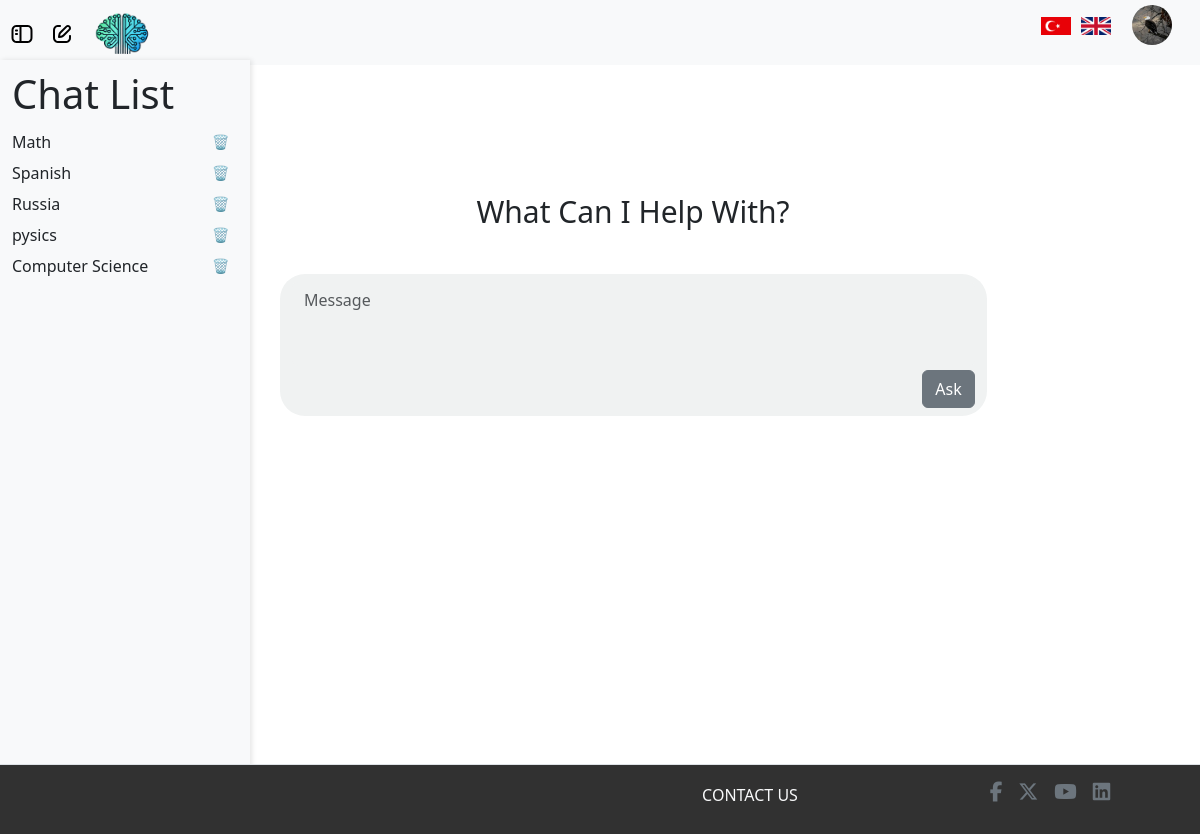
Screenshot of / (signed in) with the database file from the repository.
### models/information.py (models this page shows)
class Information(db.Model):
    id = db.Column(db.Integer, primary_key=True, autoincrement=True)
    user_id = db.Column(db.Integer, db.ForeignKey('user.id'), nullable=False)
    name = db.Column(db.String(50))
    surname = db.Column(db.String(50))
    telephone_number = db.Column(db.String(15))
    birth_date = db.Column(db.Date)
    gender = db.Column(db.String(10))
    address = db.Column(db.String(255))
    language = db.Column(db.String(20))
    profile_image = db.Column(db.String(200), nullable=True)

### models/chat_history.py (models this page shows)
class ChatHistory(db.Model):
    id = db.Column(db.Integer, primary_key=True)
    user_id = db.Column(db.Integer, db.ForeignKey('user.id'), nullable=False)
    topic = db.Column(db.String(100), nullable=False)
    chats = db.Column(MutableList.as_mutable(db.JSON), nullable=True)
    difficulty = db.Column(db.String(100), nullable=False, default="easy")
    timestamp = db.Column(db.DateTime, nullable=False, default=db.func.current_timestamp())
    realchat_count = db.Column(db.Integer, nullable=False, default=0)
    extrachat = db.Column(db.Integer, nullable=False, default=0)
    is_sumbitted = db.Column(db.Boolean, nullable=False, default=False)
    is_quizstarted = db.Column(db.Boolean, nullable=False, default=False)

### routes/home_routes.py (the view)
@home_routes.route("/")
def home_page():
    user_chats = None
    selected_chat = None
    user_information = None
    if current_user.is_authenticated:
        user_information = Information.query.filter_by(user_id=current_user.id).first()
        user_chats = ChatHistory.query.filter_by(user_id=current_user.id).all()
    chat_id = request.args.get("chat_id", type=int)
    if chat_id:
        selected_chat = ChatHistory.query.filter_by(id=chat_id).first()
        if selected_chat.user_id != current_user.id:
            flash('Unathenticated chat is found, you can not enter !!!', 'error')
            return redirect(url_for('home_routes.home_page'))  # Redirect to the homepage if no chat found
        if selected_chat is None:
            flash('Selected chat not found', 'error')
            return redirect(url_for('home_routes.home_page'))  # Redirect to the homepage if no chat found
        else:
            current_user.currentChatID = chat_id
            db.session.commit()
    else:
        current_user.currentChatID = None
        db.session.commit()
    return render_template(
        "index.html",
        user_chats=user_chats,
        selected_chat=selected_chat,
        info=user_information
    )

### processors/babel_processor.py (called while the page is built)
def inject_babel():
    return dict(_=gettext)

def inject_locale():
    return {'get_locale': get_locale}

### server.py (called while the page is built)
@app.before_request
def before_request():
    g.locale = get_locale()  # Store locale in the global g object
    g.timezone = get_timezone()  # Store timezone in the global g object

@login_manager.user_loader
def load_user(user_id):
    return User.query.get(int(user_id))

### utils/language_utils.py (called while the page is built)
def get_locale():
    if 'lang' in request.args:
        lang = request.args.get('lang')
        if lang in ['en', 'tr']:
            session['lang'] = lang
            return session['lang']
    elif 'lang' in session:
        return session.get('lang')
    return request.accept_languages.best_match(['en', 'tr'])

def get_timezone():
    user = getattr(g, 'user', None)
    if user is not None:
        return user.timezone

### templates/index.html (shortened to what this page needs)
{% extends "layouts/layout.html" %} {% block title %}Welcome{% endblock title %}
{% block content %}
<div class="flash-container position-absolute top-0 start-50 translate-middle-x p-3">
</div>
<div class="container" id="chat">
    {% if current_user.is_authenticated %}
    <div class="container-fluid d-flex justify-content-start" id="progressBarr"></div>
    {% else %}
    <div class="container-fluid" id="hiddenContent"></div>
    {% endif %}
    <div class="container-fluid" id="content">
        <h1 class="display-4 text-center mb-4" id="header">
            {{ _('What Can I Help With?') }}
        </h1>
        <div class="container_fluid d-flex w-100">
            <div class="container pt-2 pb-2" id="chatBeginning">
                <form id="messageForm">
                    <div class="mb-1">
                        <textarea class="form-control" id="exampleFormControlTextarea1" rows="3"
                            placeholder="{{ _('Message') }}" required></textarea>
                    </div>
                    <div class="d-flex flex-row-reverse">
                        <button type="submit" class="btn btn-secondary" id="askButton">
                            {{ _('Ask') }}
                        </button>
                    </div>
                </form>
            </div>
        </div>
    </div>
</div>
{% endblock content %}

### templates/layouts/layout.html (shortened to what this page needs)
<!doctype html>
<html lang="en">
<head>
    <link rel="stylesheet" href="https://cdnjs.cloudflare.com/ajax/libs/font-awesome/6.5.1/css/all.min.css">
    <link href="https://cdn.jsdelivr.net/npm/bootstrap@5.3.3/dist/css/bootstrap.min.css" rel="stylesheet" />
    <link href="{{ url_for('static', filename='css/style.css') }}" rel="stylesheet" />
</head>
<body>
    <nav class="navbar navbar-expand-lg navbar-light d-flex bg-light">
        <div class="container-fluid">
            {% if current_user.is_authenticated %}
            <a class="navbar-brand" id="toggle-sidebar"></a>
            <a class="navbar-brand" id="toggle-new-chat" onclick="openTopic(event);"></a>
                <a class="navbar-brand" id="toggle-logo" href="{{ url_for('home_routes.home_page') }}">
                    <img src="{{ url_for('static', filename='images/logo.jpg') }}" class="logo"/>
                </a>
            <div class="navbar-nav ms-auto d-flex align-items-center" id="navbarNav">
                <ul class="navbar-brand d-flex align-items-center">
                    <li class="nav-item d-flex" id="change_language">
                        <a href="{{ url_for('language_routes.change_language', lang_code='tr') }}">
                            <img src="{{ url_for('static', filename='images/Türkçe.jpg') }}" alt="Türkçe" class="language-flag" />
                        </a>
                        <a href="{{ url_for('language_routes.change_language', lang_code='en') }}">
                            <img src="{{ url_for('static', filename='images/English.png') }}" alt="English" class="language-flag" />
                        </a>
                    </li>
                    <li class="nav-item ms-3">
                        <img src="{{ url_for('static', filename=(info.profile_image if info.profile_image else 'images/user.png')) }}" class="rounded-circle" id="userDropdown" role="button" data-bs-toggle="dropdown" aria-expanded="false" />
                    </li>
                </ul>
            </div>
            {% endif %}
        </div>
    </nav>
    <div class= mainpart>
        <div class="row">
            {% if current_user.is_authenticated %}
            <div id="sidebar" class="col-md-3 col-lg-2 d-md-block bg-light sidebar d-flex flex-column pb-5">
                <h1>Chat List</h1>
                <ul class="nav flex-column position-sticky pb-5">
                    {% if user_chats %}
                    {% for chat in user_chats %}
                    <li class="nav-item d-flex justify-content-between align-items-center">
                        <a class="nav-link text-dark p-0" href="{{ url_for('chat_routes.chatl', id=chat.id) }}">
                            <span>{{ chat.topic }}</span>
                        </a>
                        <form method="POST" action="{{ url_for('chat_routes.delete_chat', id=chat.id) }}" onsubmit="return confirm('Are you sure you want to delete this chat?')">
                            <button type="submit" class="btn btn-sm btn-white">🗑️</button>
                        </form>
                    </li>
                    {% endfor %}
                    {% else %}
                    <li class="nav-item">
                        <span class="text-muted">{{ _('No chat history available.') }}</span>
                    </li>
                    {% endif %}
                </ul>
            </div>
            {% endif %}
            <main class="col-md-9 ms-sm-auto col-lg-10 px-md-4 d-flex justify-content-center mt-4">
                {% block content %}{% endblock content %}
            </main>
        </div>
        <footer class="d-flex justify-content-center align-items-center border-top w-100 px-0">
            <div class="d-flex flex-row align-items-end justify-content-end w-100">
                <span class="contact-us-text w-25 mb-3 text-center text-light">{{ _('CONTACT US') }}</span>
                <ul class="d-flex align-items-center justify-content-center w-25 list-unstyled">
                    <li><a href="#" class="mx-2 fs-5 text-secondary"><i class="footer-contact-us-icons fa-brands fa-facebook-f"></i></a></li>
                    <li><a href="#" class="mx-2 fs-5 text-secondary"><i class="footer-contact-us-icons fa-brands fa-x-twitter"></i></a></li>
                    <li><a href="#" class="mx-2 fs-5 text-secondary"><i class="footer-contact-us-icons fab fa-youtube"></i></a></li>
                    <li><a href="#" class="mx-2 fs-5 text-secondary"><i class="footer-contact-us-icons fab fa-linkedin"></i></a></li>
                </ul>
            </div>
        </footer>
    </div>
</body>
</html>

### static/css/style.css (style rules this page uses)
.logo { height: 50px; width: auto; margin-right: 10px; transition: transform 0.3s ease; }
.navbar { height: 65px; width: 100%; position: fixed; top: 0; }
.row { min-height: 700px; margin-bottom: 40px; }
.mainpart { min-height: 800px; }
main { min-height: 700px; margin-top: 200px; }
#userDropdown { width: 40px; height: 40px; cursor: pointer; }
#sidebar { height: 90vh; width: 250px; overflow-y: auto; position: fixed; top: 0; left: -250px; background-color: white; box-shadow: 2px 0 5px rgba(0, 0, 0, 0.1); transition: left 0.3s ease; z-index: 1040; padding-bottom: 50px; margin-top: 60px; padding-top: 10px; margin-bottom: 50px; }
#sidebar.show { left: 0; }
#toggle-sidebar { left: 10px; z-index: 1050; position: absolute; }
#toggle-new-chat { left: 50px; z-index: 1050; position: absolute; }
#toggle-logo { left: 90px; z-index: 1050; position: absolute; }
.contact-us-text { color: #414040; }
.flash-container { z-index: 1050; }
#chat { margin-bottom: 50px; height: 500px; }
#content { margin-top: 170px; padding-right: 150px; }
#header { font-weight: 500; font-size: 30px; }
#chatBeginning { min-height: 110px; width: 90%; border-style: none; border-radius: 25px; background-color: rgb(240, 242, 242); margin-right: 5%; margin-left: 40px; }
#exampleFormControlTextarea1 { background-color: rgb(240, 242, 242); border-style: none; resize: none; }
.nav-item { list-style-type: none; margin: 0; padding: 0; }
.language-flag { width: 30px; height: auto; margin: 0 5px; cursor: pointer; transition: transform 0.3s ease; }
#progressBarr { position: fixed; top: 80px; left: 100; width: 80%; min-height: 20px; z-index: 9999; background-color: #f8f9fa00; }
footer { position: relative; bottom: 0; left: 0; width: 100%; height: 70px; background-color: rgb(49, 49, 49); z-index: 9999; }
.container-fluid { display: flex; flex-wrap: wrap; gap: 20px; justify-content: center; align-items: flex-start; }

### rows the page displays
Information: profile_image (picture)
ChatHistory: topic "Math"
ChatHistory: topic "Spanish"
ChatHistory: topic "Russia"
ChatHistory: topic "pysics"
ChatHistory: topic "Computer Science"
